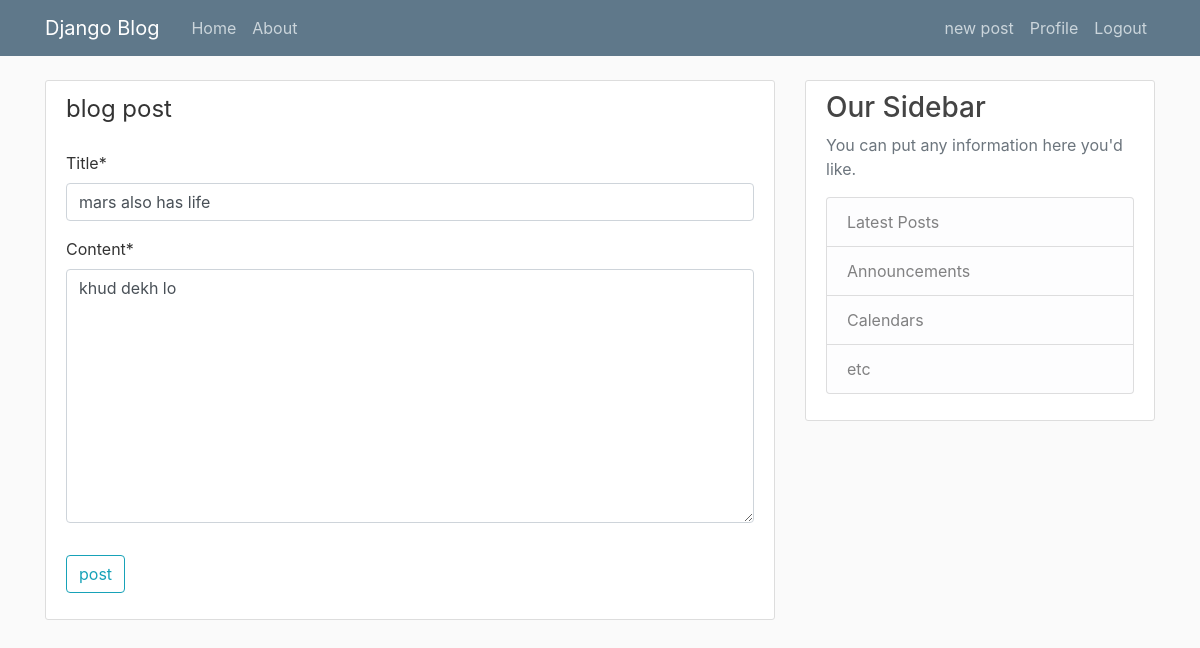
Before: /post/1/update/ (signed in) with the older database file.
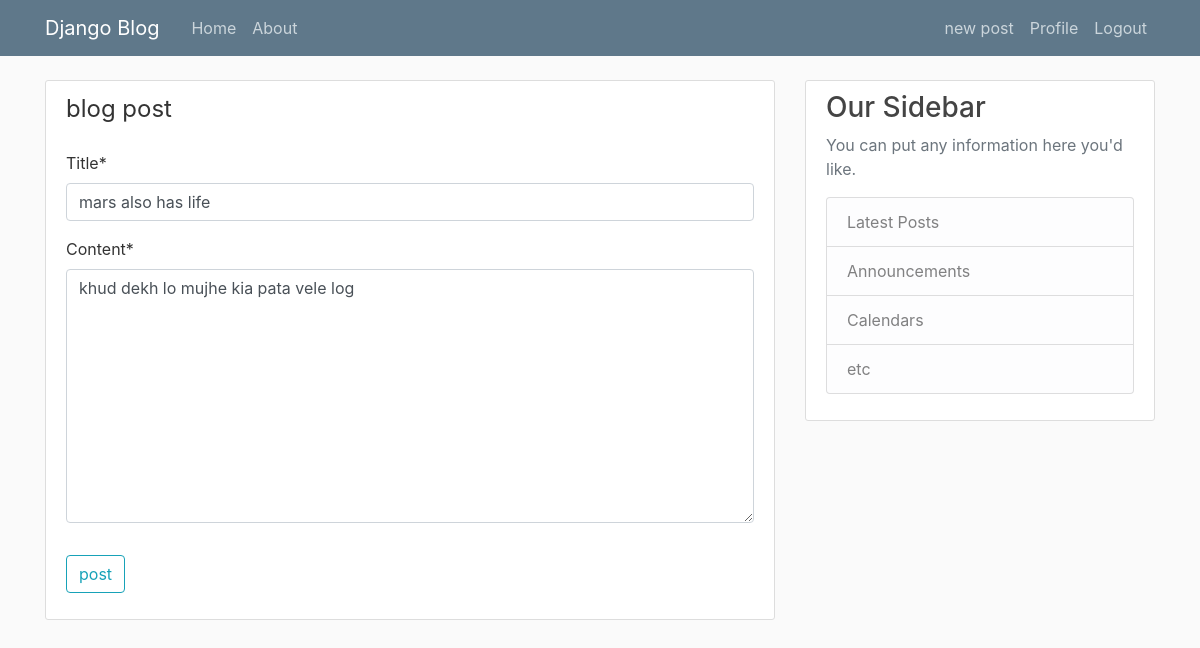
After: the same page with the newer database file.
### blog/models.py (models this page shows, shortened)
class post(models.Model):
    title=models.CharField(max_length=100)
    content=models.TextField()
    date=models.DateTimeField(default=timezone.now)
    author=models.ForeignKey(User,on_delete=models.CASCADE)

### blog/views.py (the view, shortened to what this page needs)
# urls.py: path("post/<int:pk>/update/",postupdateview.as_view(),name="post-update"),
class postupdateview(LoginRequiredMixin,UserPassesTestMixin,UpdateView):
    model=post
    fields=["title","content"]
    success_url="/"
    def test_func(self):
        post= self.get_object()
        if self.request.user==post.author:
            return True
        return False

### blog/templates/blog/post_form.html (shortened to what this page needs)
{% extends "blog/base.html" %}
{% load crispy_forms_tags %}
{% block content %}
<div class="content-section ">
    <form method="post">
        <fieldset class="form-group">
            <legend class="boder-bottom  mb-4">blog post</legend>
            {{ form |crispy}}
        </fieldset>
        <div class="form-group">
            <button class="btn btn-outline-info " type="submit">post</button>
        </div>
    </form>
</div>
{% endblock %}

### blog/templates/blog/base.html (shortened to what this page needs)
{% load static %}
<html>
<head>
  <link rel="stylesheet" href="https://cdn.jsdelivr.net/npm/bootstrap@4.0.0/dist/css/bootstrap.min.css"
>
  <link rel="stylesheet" type="text/css" href="{% static 'blog/main.css' %}">
</head>
<body>
  <header class="site-header">
    <nav class="navbar navbar-expand-md navbar-dark bg-steel fixed-top">
      <div class="container">
        <a class="navbar-brand mr-4" href="{% url 'blog-home'%}">Django Blog</a>
        <div class="collapse navbar-collapse" id="navbarToggle">
          <div class="navbar-nav mr-auto">
            <a class="nav-item nav-link" href="{% url 'blog-home'%}">Home</a>
            <a class="nav-item nav-link" href="{% url 'blog-about'%}">About</a>
          </div>
          <div class="navbar-nav">
            {% if user.is_authenticated %}
            <a class="nav-item nav-link" href="{% url 'post-create' %}">new post </a>
            <a class="nav-item nav-link" href="{% url 'profile' %}">Profile</a>
            <a class="nav-item nav-link" href="{% url 'logout' %}">Logout</a>
            {% else %}
            <a class="nav-item nav-link" href="{% url 'login' %}">Login</a>
            <a class="nav-item nav-link" href="{% url 'register' %}">Register</a>
            {% endif %}
          </div>
        </div>
      </div>
    </nav>
  </header>
  <main role="main" class="container">
    <div class="row">
      <div class="col-md-8">
        {% block content %}{% endblock %}
      </div>
      <div class="col-md-4">
        <div class="content-section">
          <h3>Our Sidebar</h3>
          <p class='text-muted'>You can put any information here you'd like.
          <ul class="list-group">
            <li class="list-group-item list-group-item-light">Latest Posts</li>
            <li class="list-group-item list-group-item-light">Announcements</li>
            <li class="list-group-item list-group-item-light">Calendars</li>
            <li class="list-group-item list-group-item-light">etc</li>
          </ul>
          </p>
        </div>
      </div>
    </div>
  </main>
</body>
</html>

### blog/static/blog/main.css (style rules this page uses)
body { background: #fafafa; color: #333333; margin-top: 5rem; }
h1, h2, h3, h4, h5, h6 { color: #444444; }
ul { margin: 0; }
.bg-steel { background-color: #5f788a !important ; }
.site-header .navbar-nav .nav-link { color: #cbd5db; }
.content-section { background: #ffffff; padding: 10px 20px; border: 1px solid #dddddd; border-radius: 3px; margin-bottom: 20px; }

Changed rows visible on the page:
changed post "mars also has life": content "khud dekh lo" → "khud dekh lo mujhe kia pata vele log"
